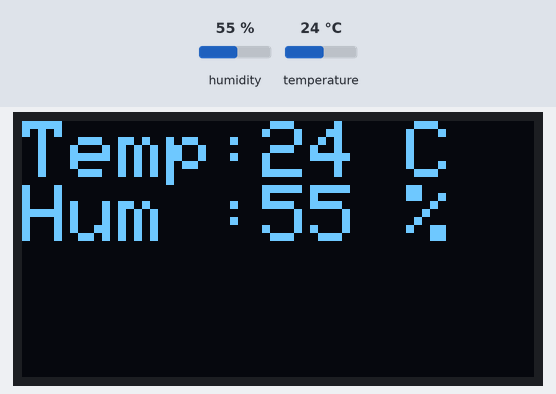
Bench run of a sketch on a simulated Arduino Uno, built with avr-gcc and run on an emulated ATmega328P. On the bench: 128×64 one-colour display. The test bench sets the inputs (shaded band); at power-on: humidity 55 %, temperature 24 °C. The display library's start-up logo is not drawn; what the sketch prints to the serial monitor is not drawn.

Above: at 3.2 s.
3.3 s: humidity set to 22 %
At 5.7 s:
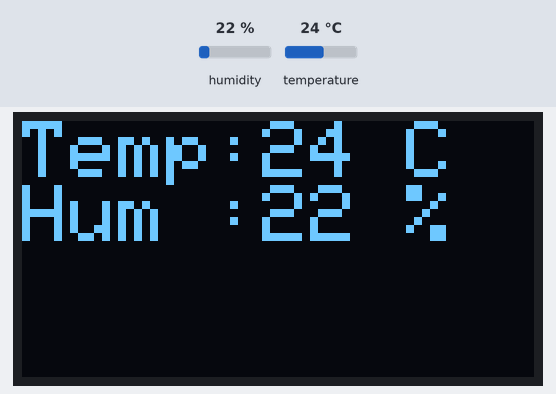
7.2 s: temperature set to 12 °C
At 8.7 s:
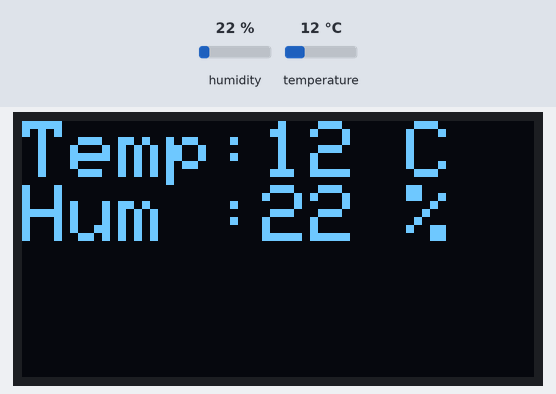
11.1 s: humidity set to 40 %
At 11.8 s:
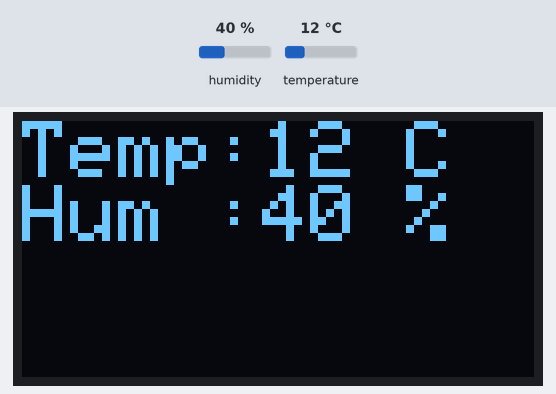
15.0 s: temperature set to 19 °C
At 17.8 s:
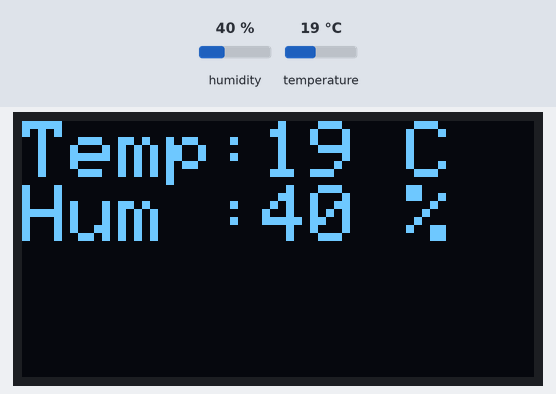
Timing chart, 0 to 19.3 s (numbered marks = the images above; inputs shaded):
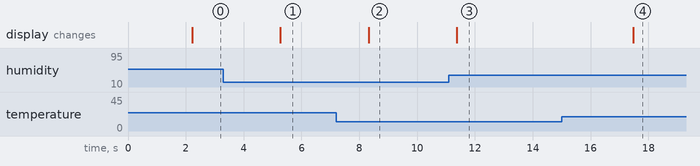

The sketch:

atmega_OLED_v1.ino
```cpp
/*
atmega328+ OLED+ DHT11
*/
#include <SPI.h>
#include <Wire.h>
#include <Adafruit_GFX.h>
#include <Adafruit_SSD1306.h>
#include <DHT.h>

#define DHTPIN 13     // what digital pin we're connected to
#define DHTTYPE DHT11   // DHT 11
DHT dht(DHTPIN, DHTTYPE);

#define OLED_RESET 4
Adafruit_SSD1306 display(OLED_RESET);

#define NUMFLAKES 10
#define XPOS 0
#define YPOS 1
#define DELTAY 2

#define LOGO16_GLCD_HEIGHT 16
#define LOGO16_GLCD_WIDTH  16
static const unsigned char PROGMEM logo16_glcd_bmp[] =
{ B00000000, B11000000,
  B00000001, B11000000,
  B00000001, B11000000,
  B00000011, B11100000,
  B11110011, B11100000,
  B11111110, B11111000,
  B01111110, B11111111,
  B00110011, B10011111,
  B00011111, B11111100,
  B00001101, B01110000,
  B00011011, B10100000,
  B00111111, B11100000,
  B00111111, B11110000,
  B01111100, B11110000,
  B01110000, B01110000,
  B00000000, B00110000 };

uint32_t mTimerDisp;
//
void setup()   {
  Serial.begin(9600);
  Serial.println("#Start-setup");
  //
  display.begin(SSD1306_SWITCHCAPVCC, 0x3C);  // initialize with the I2C addr 0x3D (for the 128x64)
  display.display();
  delay(2000);
  display.clearDisplay();
  //DHT
  dht.begin();
  delay(10);
}

//
void display_OLED(String sTmp, String sHum ){
  sTmp="Temp:"+ sTmp+ " C";
  sHum="Hum :"+ sHum+ " %";

  display.setTextSize(2);
  display.setCursor(0,0);
  display.setTextColor(WHITE);
  display.println( sTmp );
  display.println( sHum );
  display.display();
  delay(2000);
  display.clearDisplay();
}
//
void loop() {
  delay(100);
  if (millis() > mTimerDisp) {
    mTimerDisp = millis()+ 3000;
    float h = dht.readHumidity();
    float t = dht.readTemperature();
    if (isnan(h) || isnan(t) ) {
        Serial.println("Failed to read from DHT sensor!");
        return;
    }
    int iTemp=int(t);
    int iHum= int(h);
    char cTemp[2+1];
    char cHum[3+1];
    sprintf(cTemp, "%2d", iTemp);
    sprintf(cHum, "%03d", iHum);
Serial.print("dat=");
Serial.print( cTemp );
Serial.println( cHum );
    String sTemp=String(iTemp);
    String sHum= String(iHum);
    display_OLED(sTemp , sHum );
  }
}
```

Measured:
- after the input at 3.3 s, the display: changes after 2.0 s (image 1)
- after the input at 7.2 s, the display: changes after 1.1 s (image 2)
- after the input at 11.1 s, the display: changes after 0.28 s (image 3)
- after the input at 15.0 s, the display: changes after 2.5 s (image 4)
